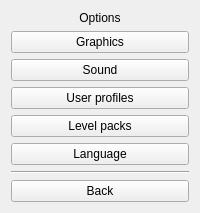
  <widget class="QWidget" name="page_1">
   <layout class="QGridLayout" name="gridLayout_9">
    <item row="0" column="0">
     <widget class="QLabel" name="label">
      <property name="text">
       <string>Options</string>
      </property>
      <property name="alignment">
       <set>Qt::AlignCenter</set>
      </property>
     </widget>
    </item>
    <item row="1" column="0">
     <widget class="QPushButton" name="bOptGraphics">
      <property name="sizePolicy">
       <sizepolicy hsizetype="Expanding" vsizetype="Expanding">
        <horstretch>0</horstretch>
        <verstretch>0</verstretch>
       </sizepolicy>
      </property>
      <property name="maximumSize">
       <size>
        <width>16777215</width>
        <height>65</height>
       </size>
      </property>
      <property name="cursor">
       <cursorShape>PointingHandCursor</cursorShape>
      </property>
      <property name="mouseTracking">
       <bool>false</bool>
      </property>
      <property name="text">
       <string>Graphics</string>
      </property>
      <property name="icon">
       <iconset resource="resources.qrc">
        <normaloff>:/gui/mycomputer.png</normaloff>:/gui/mycomputer.png</iconset>
      </property>
      <property name="iconSize">
       <size>
        <width>48</width>
        <height>48</height>
       </size>
      </property>
     </widget>
    </item>
    <item row="2" column="0">
     <widget class="QPushButton" name="bOptSound">
      <property name="sizePolicy">
       <sizepolicy hsizetype="Expanding" vsizetype="Expanding">
        <horstretch>0</horstretch>
        <verstretch>0</verstretch>
       </sizepolicy>
      </property>
      <property name="maximumSize">
       <size>
        <width>16777215</width>
        <height>65</height>
       </size>
      </property>
      <property name="cursor">
       <cursorShape>PointingHandCursor</cursorShape>
      </property>
      <property name="mouseTracking">
       <bool>false</bool>
      </property>
      <property name="text">
       <string>Sound</string>
      </property>
      <property name="icon">
       <iconset resource="resources.qrc">
        <normaloff>:/gui/speech.png</normaloff>:/gui/speech.png</iconset>
      </property>
      <property name="iconSize">
       <size>
        <width>48</width>
        <height>48</height>
       </size>
      </property>
     </widget>
    </item>
    <item row="3" column="0">
     <widget class="QPushButton" name="bOptProfile">
      <property name="sizePolicy">
       <sizepolicy hsizetype="Expanding" vsizetype="Expanding">
        <horstretch>0</horstretch>
        <verstretch>0</verstretch>
       </sizepolicy>
      </property>
      <property name="maximumSize">
       <size>
        <width>16777215</width>
        <height>65</height>
       </size>
      </property>
      <property name="cursor">
       <cursorShape>PointingHandCursor</cursorShape>
      </property>
      <property name="mouseTracking">
       <bool>false</bool>
      </property>
      <property name="text">
       <string>User profiles</string>
      </property>
      <property name="icon">
       <iconset resource="resources.qrc">
        <normaloff>:/gui/users.png</normaloff>:/gui/users.png</iconset>
      </property>
      <property name="iconSize">
       <size>
        <width>48</width>
        <height>48</height>
       </size>
      </property>
     </widget>
    </item>
    <item row="4" column="0">
     <widget class="QPushButton" name="bOptLevels">
      <property name="sizePolicy">
       <sizepolicy hsizetype="Expanding" vsizetype="Expanding">
        <horstretch>0</horstretch>
        <verstretch>0</verstretch>
       </sizepolicy>
      </property>
      <property name="maximumSize">
       <size>
        <width>16777215</width>
        <height>65</height>
       </size>
      </property>
      <property name="cursor">
       <cursorShape>PointingHandCursor</cursorShape>
      </property>
      <property name="mouseTracking">
       <bool>false</bool>
      </property>
      <property name="text">
       <string>Level packs</string>
      </property>
      <property name="icon">
       <iconset resource="resources.qrc">
        <normaloff>:/gui/pack.png</normaloff>:/gui/pack.png</iconset>
      </property>
      <property name="iconSize">
       <size>
        <width>48</width>
        <height>48</height>
       </size>
      </property>
     </widget>
    </item>
    <item row="5" column="0">
     <widget class="QPushButton" name="bOptLanguage">
      <property name="sizePolicy">
       <sizepolicy hsizetype="Expanding" vsizetype="Expanding">
        <horstretch>0</horstretch>
        <verstretch>0</verstretch>
       </sizepolicy>
      </property>
      <property name="maximumSize">
       <size>
        <width>16777215</width>
        <height>65</height>
       </size>
      </property>
      <property name="cursor">
       <cursorShape>PointingHandCursor</cursorShape>
      </property>
      <property name="mouseTracking">
       <bool>false</bool>
      </property>
      <property name="text">
       <string>Language</string>
      </property>
      <property name="icon">
       <iconset resource="resources.qrc">
        <normaloff>:/gui/language.png</normaloff>:/gui/language.png</iconset>
      </property>
      <property name="iconSize">
       <size>
        <width>48</width>
        <height>48</height>
       </size>
      </property>
     </widget>
    </item>
    <item row="7" column="0">
     <widget class="QPushButton" name="bOptBack">
      <property name="sizePolicy">
       <sizepolicy hsizetype="Expanding" vsizetype="Expanding">
        <horstretch>0</horstretch>
        <verstretch>0</verstretch>
       </sizepolicy>
      </property>
      <property name="maximumSize">
       <size>
        <width>16777215</width>
        <height>65</height>
       </size>
      </property>
      <property name="cursor">
       <cursorShape>PointingHandCursor</cursorShape>
      </property>
      <property name="mouseTracking">
       <bool>false</bool>
      </property>
      <property name="text">
       <string>Back</string>
      </property>
      <property name="icon">
       <iconset resource="resources.qrc">
        <normaloff>:/gui/back.png</normaloff>:/gui/back.png</iconset>
      </property>
      <property name="iconSize">
       <size>
        <width>48</width>
        <height>48</height>
       </size>
      </property>
     </widget>
    </item>
    <item row="6" column="0">
     <widget class="Line" name="line">
      <property name="orientation">
       <enum>Qt::Horizontal</enum>
      </property>
     </widget>
    </item>
   </layout>
  </widget>
